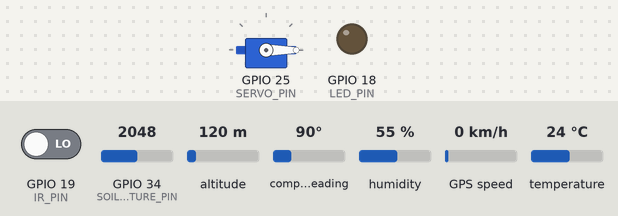
Simulated run of this sketch. Board: ESP32. Shown: servo, output pins drawn as LEDs (lit = HIGH). The test bench sets the inputs (shaded band); at power-on: GPIO 34 (SOIL_MOISTURE_PIN) = 2048, GPIO 19 (IR_PIN) LOW, altitude 120 m, compass heading 90°, humidity 55 %, GPS speed 0 km/h, temperature 24 °C. WiFi joins after 1.5 s; servers stay silent unless stated; uploads are accepted with an empty reply; the local clock reads 2024-03-15 10:24:30 at power-on unless the sketch sets it; the GPS gets a fix after 3 s at 37.7749, -122.4194 with 8 satellites; what the sketch prints to the serial monitor is not drawn.

Above: at 2.7 s.
2.8 s: GPIO 34 (SOIL_MOISTURE_PIN) set to 3476
7.7 s: GPIO 34 (SOIL_MOISTURE_PIN) set to 3552
At 9.8 s:
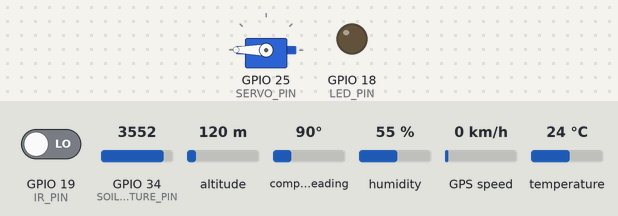
10.3 s: GPIO 19 (IR_PIN) driven HIGH
At 12.9 s:
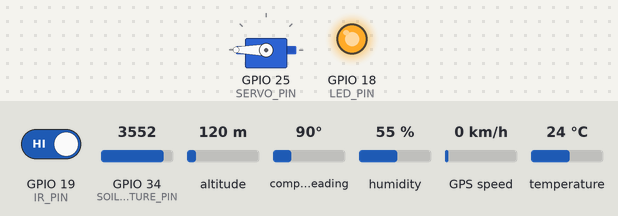
13.2 s: GPIO 34 (SOIL_MOISTURE_PIN) set to 3406
14.7 s: GPIO 34 (SOIL_MOISTURE_PIN) set to 3285
At 15.9 s:
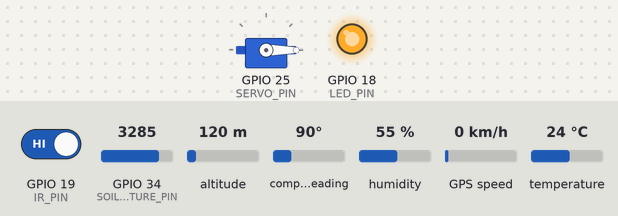
16.2 s: GPIO 34 (SOIL_MOISTURE_PIN) set to 3972
At 17.8 s:
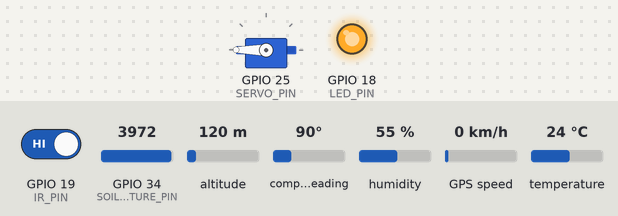
Timing chart, 0 to 18.9 s (numbered marks = the images above; inputs shaded):
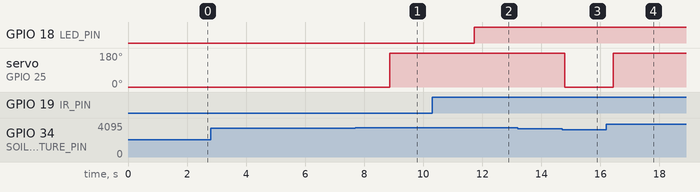

The sketch:

firmware.ino
```cpp
#include <WiFi.h>
#include <HTTPClient.h>
#include <ArduinoJson.h>
#include <DHT.h>
#include <ESP32Servo.h>
#include <TinyGPS++.h>
#include <time.h>

// ======================== CONFIGURATION ========================
const char* ssid = "noname";
const char* password = "passwordnahiaahe";

const char* ntpServer = "pool.ntp.org";
const long  gmtOffset_sec = 19800; // IST is GMT +5:30
const int   daylightOffset_sec = 0;

const String PROJECT_ID = "evbooking-1bb64";
const String DEVICE_ID  = "esp32_01";

const String BASE_URL = "https://firestore.googleapis.com/v1/projects/" + PROJECT_ID + "/databases/(default)/documents/farm_devices/";
const String FIRESTORE_URL = BASE_URL + DEVICE_ID;
const String HISTORY_URL = FIRESTORE_URL + "/history";

// ======================== PINS ========================
#define DHT_PIN 4
#define SOIL_MOISTURE_PIN 34
#define IR_PIN 19
#define LED_PIN 18

const int SERVO_PIN = 25;
#define RXD2 16
#define TXD2 17

// ======================== DEVICES ========================
DHT dht(DHT_PIN, DHT11);
Servo waterValveServo;
TinyGPSPlus gps;
HardwareSerial SerialGPS(2);

// ======================== VARIABLES ========================
int moistureThreshold = 25;

String currentMode = "AUTO";
bool motorOverride = false;
bool motorStatus = false;

bool securityAlert = false;

// ======================== SETUP ========================
void setup() {
  Serial.begin(115200);
  Serial.println("\n--- AgriSense Pro: Final System Initializing ---");

  // Sensors
  dht.begin();

  // IR + LED
  pinMode(IR_PIN, INPUT);
  pinMode(LED_PIN, OUTPUT);

  // Servo setup
  ESP32PWM::allocateTimer(0);
  ESP32PWM::allocateTimer(1);
  waterValveServo.setPeriodHertz(50);
  waterValveServo.attach(SERVO_PIN, 500, 2400);

  // GPS Serial setup
  SerialGPS.begin(9600, SERIAL_8N1, RXD2, TXD2);

  // Safe start
  Serial.println("System: Closing Valve (Safe Start)...");
  waterValveServo.write(0);
  motorStatus = false;

  // WiFi
  WiFi.begin(ssid, password);
  Serial.print("WiFi: Connecting");
  while (WiFi.status() != WL_CONNECTED) {
    delay(250);
    Serial.print(".");
  }
  Serial.println("\nWiFi: Connected! IP: " + WiFi.localIP().toString());

  // Init and get the time
  configTime(gmtOffset_sec, daylightOffset_sec, ntpServer);
  Serial.println("System: Syncing Time with NTP...");
}

// ======================== LOOP ========================
void loop() {

  if (WiFi.status() != WL_CONNECTED) {
    Serial.println("System: Waiting for WiFi...");
    delay(1000);
    return;
  }

  // 📡 0. PROCESS GPS
  while (SerialGPS.available() > 0) {
    gps.encode(SerialGPS.read());
  }

  // 🔐 1. SECURITY SYSTEM (IR SENSOR)
  int intruder = digitalRead(IR_PIN);

  if (intruder == HIGH) {
    securityAlert = true;
    digitalWrite(LED_PIN, HIGH);
    Serial.println("!!! ALERT: INTRUDER DETECTED !!!");
  } else {
    securityAlert = false;
    digitalWrite(LED_PIN, LOW);
  }

  // ☁️ 2. Fetch Cloud Commands
  fetchFirestoreConfig();

  // 🌱 3. Read Sensors
  int rawMoisture = analogRead(SOIL_MOISTURE_PIN);
  int moisturePercent = map(rawMoisture, 4095, 1500, 0, 100);
  moisturePercent = constrain(moisturePercent, 0, 100);

  float temp = dht.readTemperature();
  float hum = dht.readHumidity();

  // 🚿 4. Irrigation Logic
  bool motorShouldRun = false;

  if (currentMode == "MANUAL") {
    motorShouldRun = motorOverride;
  } else {
    if (moisturePercent < 22) {
      motorShouldRun = true;
    } else if (moisturePercent > 28) {
      motorShouldRun = false;
    } else {
      motorShouldRun = motorStatus;
    }
  }

  // ⚙️ 5. Actuate Servo
  if (motorShouldRun && !motorStatus) {
    Serial.println(">>> ACTION: OPEN VALVE (180°)");
    waterValveServo.write(180);
    motorStatus = true;
    logHistoricalEvent("Irrigation ON");
  } else if (!motorShouldRun && motorStatus) {
    Serial.println(">>> ACTION: CLOSE VALVE (0°)");
    waterValveServo.write(0);
    motorStatus = false;
    logHistoricalEvent("Irrigation OFF");
  }

  // ☁️ 6. Sync Data to Firebase
  syncDataToFirestore(moisturePercent, temp, hum);

  // 🧾 7. Debug Output
  Serial.print("Moisture: "); Serial.print(moisturePercent);
  Serial.print("% | Mode: "); Serial.print(currentMode);
  Serial.print(" | Motor: "); Serial.print(motorStatus ? "ACTIVE" : "OFF");
  Serial.print(" | Security: "); Serial.print(securityAlert ? "ALERT 🚨" : "SAFE");
  if (gps.location.isValid()) {
    Serial.print(" | GPS: "); Serial.print(gps.location.lat(), 6); Serial.print(","); Serial.println(gps.location.lng(), 6);
  } else {
    Serial.println(" | GPS: Searching...");
  }

  delay(1000);
}

// ======================== FETCH FIRESTORE ========================
void fetchFirestoreConfig() {
  HTTPClient http;
  http.setConnectTimeout(500);
  http.begin(FIRESTORE_URL);

  int httpCode = http.GET();

  if (httpCode == 200) {
    String payload = http.getString();
    DynamicJsonDocument doc(1500);
    deserializeJson(doc, payload);

    if (!doc["fields"]["mode"]["stringValue"].isNull()) {
      currentMode = doc["fields"]["mode"]["stringValue"].as<String>();
    }

    if (!doc["fields"]["motorOverride"]["booleanValue"].isNull()) {
      motorOverride = doc["fields"]["motorOverride"]["booleanValue"].as<bool>();
    }
  }

  http.end();
}

// ======================== FIREBASE SYNC ========================
void syncDataToFirestore(int moisture, float t, float h) {
  HTTPClient http;
  http.setConnectTimeout(500);

  String url = FIRESTORE_URL +
    "?updateMask.fieldPaths=moisture"
    "&updateMask.fieldPaths=temperature"
    "&updateMask.fieldPaths=humidity"
    "&updateMask.fieldPaths=motorStatus"
    "&updateMask.fieldPaths=securityAlert"
    "&updateMask.fieldPaths=latitude"
    "&updateMask.fieldPaths=longitude";

  http.begin(url);
  http.addHeader("Content-Type", "application/json");

  DynamicJsonDocument doc(1024);
  JsonObject fields = doc.createNestedObject("fields");

  fields["moisture"]["integerValue"] = moisture;
  fields["temperature"]["doubleValue"] = isnan(t) ? 0 : t;
  fields["humidity"]["doubleValue"] = isnan(h) ? 0 : h;
  fields["motorStatus"]["booleanValue"] = motorStatus;
  fields["securityAlert"]["booleanValue"] = securityAlert;

  if (gps.location.isValid()) {
    fields["latitude"]["doubleValue"] = gps.location.lat();
    fields["longitude"]["doubleValue"] = gps.location.lng();
  }

  String jsonPayload;
  serializeJson(doc, jsonPayload);

  http.PATCH(jsonPayload);
  http.end();
}

// ======================== HISTORY LOGGING ========================
void logHistoricalEvent(String eventType) {
  HTTPClient http;
  http.setConnectTimeout(1000);
  http.begin(HISTORY_URL);
  http.addHeader("Content-Type", "application/json");

  // Create a minimal JSON to record the event
  DynamicJsonDocument doc(512);
  JsonObject fields = doc.createNestedObject("fields");

  fields["event"]["stringValue"] = eventType;
  fields["mode"]["stringValue"] = currentMode;
  fields["timestampValue"]["stringValue"] = getFormattedTime(); // REAL TIME

  // Create a structured log entry
  String jsonPayload;
  serializeJson(doc, jsonPayload);

  int httpCode = http.POST(jsonPayload);
  if (httpCode > 0) {
    Serial.println("History Log Sent: " + eventType);
  } else {
    Serial.println("History Log Failed: " + String(httpCode));
  }
  http.end();
}

String getFormattedTime() {
  struct tm timeinfo;
  if(!getLocalTime(&timeinfo)){
    return "00-00 00:00";
  }
  char timeStringBuff[50];
  // Format: "11 Apr, 01:52 PM"
  strftime(timeStringBuff, sizeof(timeStringBuff), "%d %b, %I:%M %p", &timeinfo);
  return String(timeStringBuff);
}
```

Measured:
- the behaviour switches between 3524 and 3525 on GPIO 34 (SOIL_MOISTURE_PIN) (found by bisection; images 0 and 1)
- the behaviour switches between 3343 and 3342 on GPIO 34 (SOIL_MOISTURE_PIN) (found by bisection; images 2 and 3)
- after the input at 2.8 s, every drawn part: stays the same
- after the input at 7.7 s, servo on GPIO 25 (SERVO_PIN): 0° → 180° after 1.2 s
- after the input at 10.3 s, GPIO 18 (LED_PIN): LOW → HIGH after 1.4 s
- after the input at 13.2 s, every drawn part: stays the same
- after the input at 14.7 s, servo on GPIO 25 (SERVO_PIN): 180° → 0° after 0.09 s
- after the input at 16.2 s, servo on GPIO 25 (SERVO_PIN): 0° → 180° after 0.23 s
